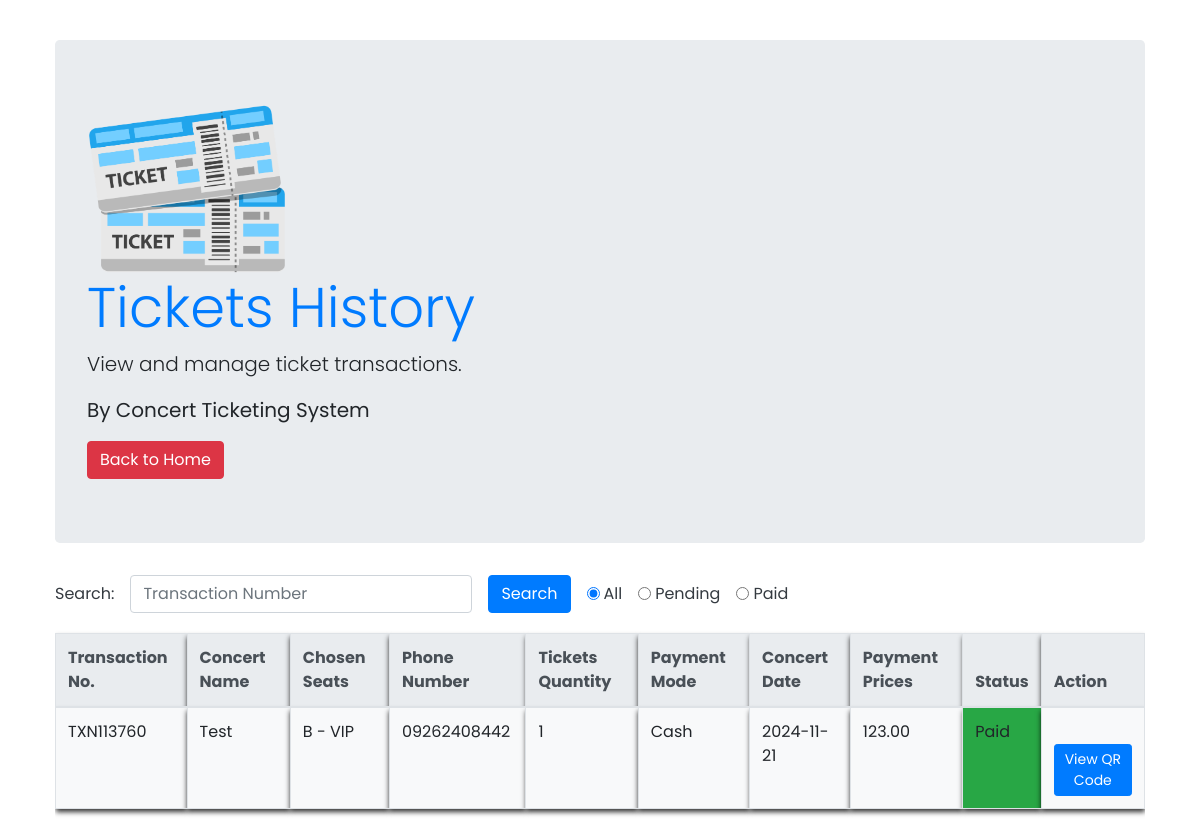
/ticketshistory.php (signed in), run on the app's committed database.
### tables this page shows
CREATE TABLE IF NOT EXISTS `tblbuyer` (
  `buyer_id` int NOT NULL AUTO_INCREMENT,
  `buyer_name` varchar(255) NOT NULL,
  `buyer_chosenseats` varchar(255) NOT NULL,
  `payment_mode` varchar(50) NOT NULL,
  `buyer_phonenum` varchar(20) NOT NULL,
  `concert_name` varchar(255) NOT NULL,
  `concert_date` date NOT NULL,
  `tickets_qty` int NOT NULL,
  `payment_date` date NOT NULL,
  `transaction_no` varchar(255) NOT NULL,
  `payment_price` decimal(10,2) NOT NULL,
  `status` varchar(50) NOT NULL,
  `concert_id` int NOT NULL,
  PRIMARY KEY (`buyer_id`)
);

### ticketshistory.php (the view, shortened to what this page needs)
<?php
    include('config.php');
    $user_id = $_SESSION['user_id'];
    $search = '';
    if(isset($_GET['search'])) {
        $search = $_GET['search'];
        $sql = "SELECT * FROM tblbuyer WHERE transaction_no LIKE '%$search%' AND buyer_id=$user_id";
        $result = mysqli_query($conn, $sql);
    } else {
        $sql = "SELECT * FROM tblbuyer WHERE buyer_id=$user_id";
        $result = mysqli_query($conn, $sql);
    }
$status = isset($_GET['status']) ? $_GET['status'] : 'all';
if ($status === 'all') {
    $sql = "SELECT * FROM tblbuyer WHERE buyer_id = $user_id";
    $result = mysqli_query($conn, $sql);
} else {
    $sql = "SELECT * FROM tblbuyer WHERE status = '$status' AND buyer_id = $user_id";
    if (!empty($search)) {
        $sql .= " AND transaction_no LIKE '%$search%'";
    }
    $result = mysqli_query($conn, $sql);
}
?>
<!DOCTYPE html>
<html lang="en">
<head>
    <link rel="stylesheet" href="https://cdn.jsdelivr.net/npm/bootstrap@4.4.1/dist/css/bootstrap.min.css"
>
    <link rel="stylesheet" href="css/ticketshistory.css">
</head>
<body style="margin: 40px;">
    <div class="container">
        <div class="jumbotron">
            <img src="css/images/ticket.png" class="img-fluid" style="max-width: 200px; height: auto;"
                alt="Small Responsive Image">
            <h1 class="display-4">Tickets History</h1>
            <p class="lead">View and manage ticket transactions.</p>
            <p class="lead"> <b>By Concert Ticketing System</b> </p>
            <form method="POST" action="home.php">
                <button type="submit" class="btn btn-danger form-check-inline mr-5 text-white">Back to Home</button>
            </form>
        </div>
        <form method="GET" action="ticketshistory.php" class="form-inline">
            <div class="form-group mr-3">
                <label for="searchInput" class="form-check-inline mr-3 text-dark">Search:</label>
                <input type="text" class="form-control" id="searchInput" name="search" placeholder="Transaction Number"
                    value="<?= $search ?>">
            </div>
            <button type="submit" class="btn btn-primary form-check-inline mr-3 text-white">Search</button>
            <div class="form-check form-check-inline mr-3">
                <input type="radio" class="form-check-input" id="statusAll" name="status" value="all"
                    <?php echo ($status === 'all') ? 'checked' : ''; ?>>
                <label class="form-check-label text-dark" for="statusAll">All</label>
            </div>
            <div class="form-check form-check-inline mr-3">
                <input type="radio" class="form-check-input" id="statusPending" name="status" value="pending"
                    <?php echo ($status === 'pending') ? 'checked' : ''; ?>>
                <label class="form-check-label text-dark" for="statusPending">Pending</label>
            </div>
            <div class="form-check form-check-inline mr-3">
                <input type="radio" class="form-check-input" id="statusPaid" name="status" value="paid"
                    <?php echo ($status === 'paid') ? 'checked' : ''; ?>>
                <label class="form-check-label text-dark" for="statusPaid">Paid</label>
            </div>
        </form>
        <div class="table-responsive">
            <table class="table table-bordered table-hover rounded">
                <thead class="thead-light">
                    <tr>
                        <th>Transaction No.</th>
                        <th>Concert Name</th>
                        <th>Chosen Seats</th>
                        <th>Phone Number</th>
                        <th>Tickets Quantity</th>
                        <th>Payment Mode</th>
                        <th>Concert Date</th>
                        <th>Payment Prices</th>
                        <th>Status</th>
                        <th>Action</th>
                    </tr>
                </thead>
                <tbody>
                    <?php
            while ($row = mysqli_fetch_array($result)) {
                $statusBackgroundColor = ($row['status'] === 'Pending') ? 'bg-warning' : 'bg-success';
                echo "<tr>
                        <td>" . $row['transaction_no'] . "</td>
                        <td>" . $row['concert_name'] . "</td>
                        <td>" . $row['buyer_chosenseats'] . "</td>
                        <td>" . $row['buyer_phonenum'] . "</td>
                        <td>" . $row['tickets_qty'] . "</td>
                        <td>" . $row['payment_mode'] . "</td>
                        <td>" . $row['concert_date'] . "</td>
                        <td>" . number_format($row['payment_price'],2) . "</td>
                        <td class='$statusBackgroundColor'>" . $row['status'] . " </td>";
                echo "<td>";
                echo "<a class='btn btn-primary btn-sm text-white' onclick='generateAndOpenQRCode(\"" . $row['transaction_no'] . "\")'>View QR Code</a>";
                echo "</td>
                      </tr>";
            }
            ?>
                </tbody>
            </table>
        </div>
    </div>
</body>
</html>

### css/ticketshistory.css (style rules this page uses)
* { font-family: 'Poppins', sans-serif; margin: 0; padding: 0; box-sizing: border-box; outline: none; border: none; text-decoration: none; }
body { margin: 50px; background-image: url(images/ticketsbg.png); background-size: cover; overflow-y: scroll; scrollbar-width: thin; scrollbar-color: #11999E #f8f9fa; }
h1 { color: #007bff; }
table { width: 100%; border-collapse: collapse; margin-top: 20px; }
th, td { border: 1px solid #dee2e6; padding: 8px; text-align: left; }
th { background-color: #11999E; color: #fff; box-shadow: 0 4px 5px rgba(0, 0, 0, 0.8); }
td { box-shadow: 0 4px 5px rgba(0, 0, 0, 0.8); background-color: #f8f9fa; }

### ticketshistory.php (style rules this page uses)
.bg-success { background-color: #28a745; }

### data on the page
tblbuyer: transaction_no "TXN113760", concert_name "Test", buyer_chosenseats "B - VIP", buyer_phonenum "09262408442", tickets_qty "1", payment_mode "Cash", concert_date "2024-11-21", payment_price "123.00", status "Paid"
